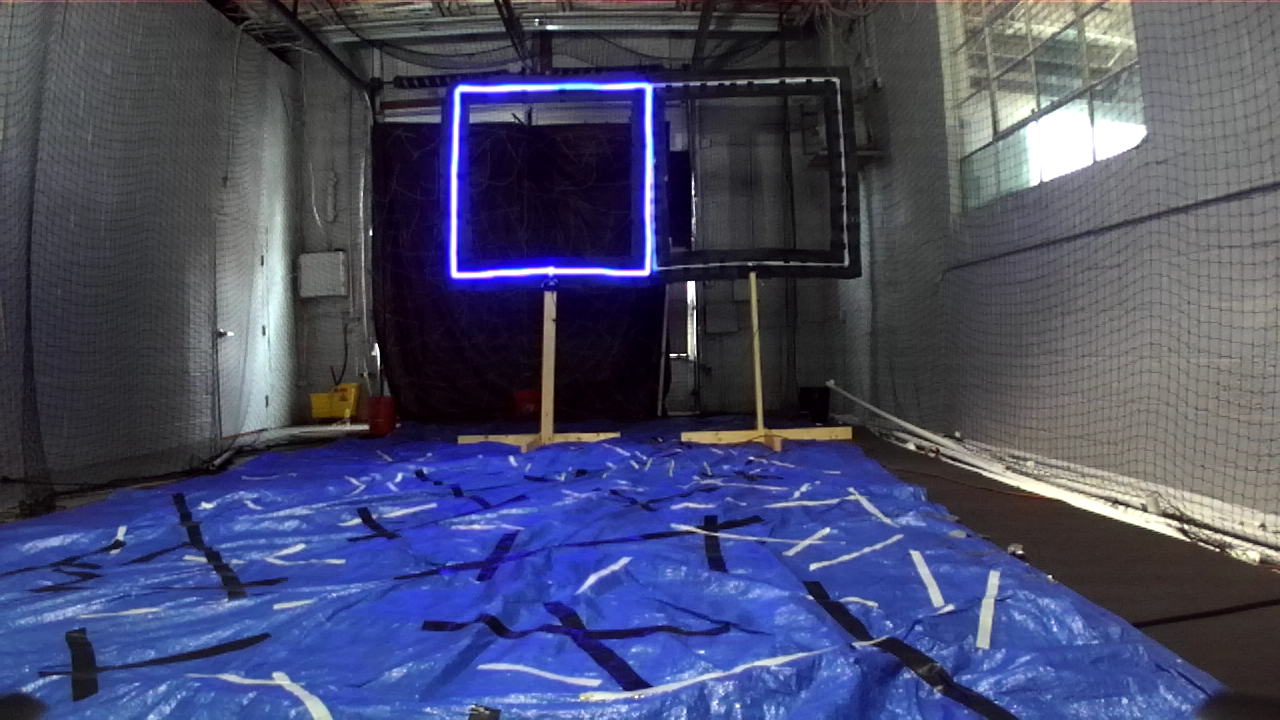
#> input picture vision_scripts/test_image.png, 1280 x 720 px, given in place of dual_image_video_blue.mp4, which was not available
$ python gate_extraction_video_stereo.py   (older library calls are emulated)
#> lines starting #> are read from the running program, lines starting #| are printed output that depends on the picture; after the words box and inside, x2 and y2 are one past the last pixel; in counts of white or black regions, pixels touching at a corner belong together; pictures that were not available may be replaced by others from this repository, and a replacement may not be noted
#> in main, img is the input picture: shape (720, 1280, 3); mean B, G, R 105.1, 74.8, 71.3
#!/usr/bin/python
import cv2
#import tf.transformations as tfs
import numpy as np
import math
from time import strftime, localtime, time
import matplotlib.pyplot as plt

'''
VideoCapture settings:
0. CV_CAP_PROP_POS_MSEC Current position of the video file in milliseconds.
1. CV_CAP_PROP_POS_FRAMES 0-based index of the frame to be decoded/captured next.
2. CV_CAP_PROP_POS_AVI_RATIO Relative position of the video file
3. CV_CAP_PROP_FRAME_WIDTH Width of the frames in the video stream.
4. CV_CAP_PROP_FRAME_HEIGHT Height of the frames in the video stream.
5. CV_CAP_PROP_FPS Frame rate.
6. CV_CAP_PROP_FOURCC 4-character code of codec.
7. CV_CAP_PROP_FRAME_COUNT Number of frames in the video file.
8. CV_CAP_PROP_FORMAT Format of the Mat objects returned by retrieve() .
9. CV_CAP_PROP_MODE Backend-specific value indicating the current capture mode.
10. CV_CAP_PROP_BRIGHTNESS Brightness of the image (only for cameras).
11. CV_CAP_PROP_CONTRAST Contrast of the image (only for cameras).
12. CV_CAP_PROP_SATURATION Saturation of the image (only for cameras).
13. CV_CAP_PROP_HUE Hue of the image (only for cameras).
14. CV_CAP_PROP_GAIN Gain of the image (only for cameras).
15. CV_CAP_PROP_EXPOSURE Exposure (only for cameras).
16. CV_CAP_PROP_CONVERT_RGB Boolean flags indicating whether images should be converted to RGB.
17. CV_CAP_PROP_WHITE_BALANCE Currently unsupported
18. CV_CAP_PROP_RECTIFICATION Rectification flag for stereo cameras (note: only supported by DC1394 v 2.x backend currently)

'''

# Camera Matrix
cameraMatrix = np.array([[700.0499877929688, 0.0, 637.5999755859375],
							[0.0, 700.0499877929688, 382.5060119628906],
							[0.0, 0.0, 1.0]])

# Distortion Coefficients
distCoeffs = np.array([-0.1740500032901764, 0.028304599225521088, 0.0, 0.0, 0.0])


# [24 lines left out: functions rvec2quat, quat2euler, solidity, not called in this run]


def aspectRatio(contour):
	x,y,w,h = cv2.boundingRect(contour)
	return float(w)/h


# [7 lines left out: function annotateCorners, not called in this run]


def detect_gate_pose(img, hsv_thresh_low, hsv_thresh_high):
	'''
	Description: The functiont takes in an image and hsv threshold values, detects
				the largest 4-sided polygon and returns its corner coordinates.
	@params:
	img: CV2 RGB Image
	hsv_threshold_low: Low threshold for color detection in HSV format, numpy array of length 3
	hsv_threshold_high: High threshold for color detection in HSV format, numpy array of length 3

	@return:
	contour: Numpy array of 4 coordinates of contour corners
	'''
#> called with hsv_thresh_low = (90, 50, 50), hsv_thresh_high = (130, 255, 255)
	height, width, depth = img.shape
#> height = 720; width = 1280; depth = 3
	half_width = int(width/2)
#> half_width = 640

	# Separate left and right images
	left_img = img[:height, :int(width/2)]
	right_img = img[:height, int(width/2):width]
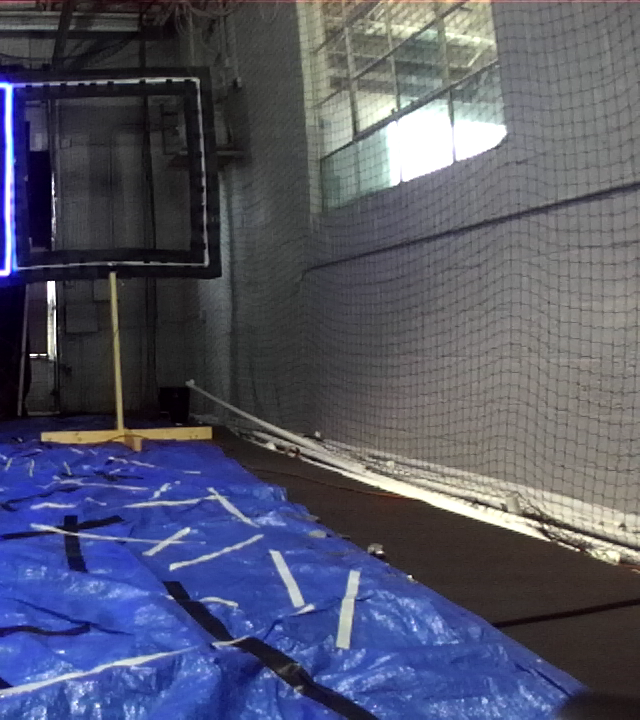
#> right_img: shape (720, 640, 3); mean B, G, R 105.6, 85.7, 83.1

	## Undistort images
	left_img = cv2.undistort(left_img, cameraMatrix, distCoeffs)
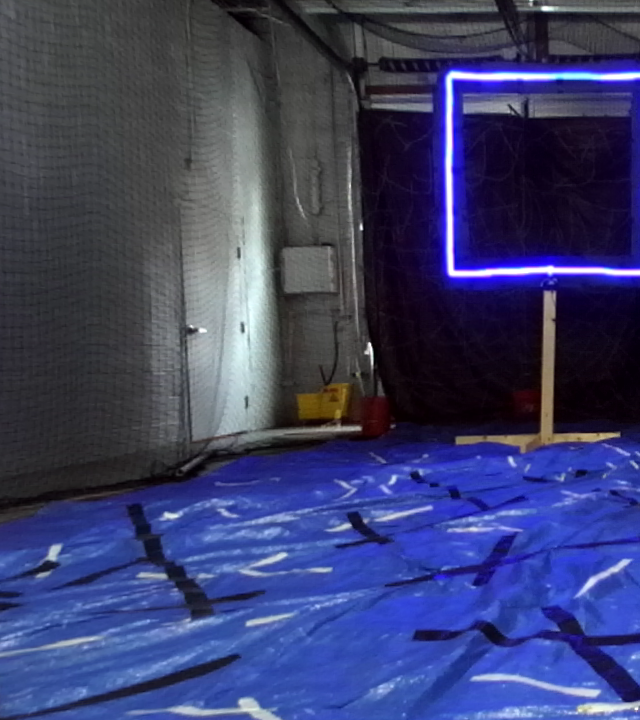
#> left_img: shape (720, 640, 3); mean B, G, R 106.4, 64, 59.6
	right_img = cv2.undistort(right_img, cameraMatrix, distCoeffs)
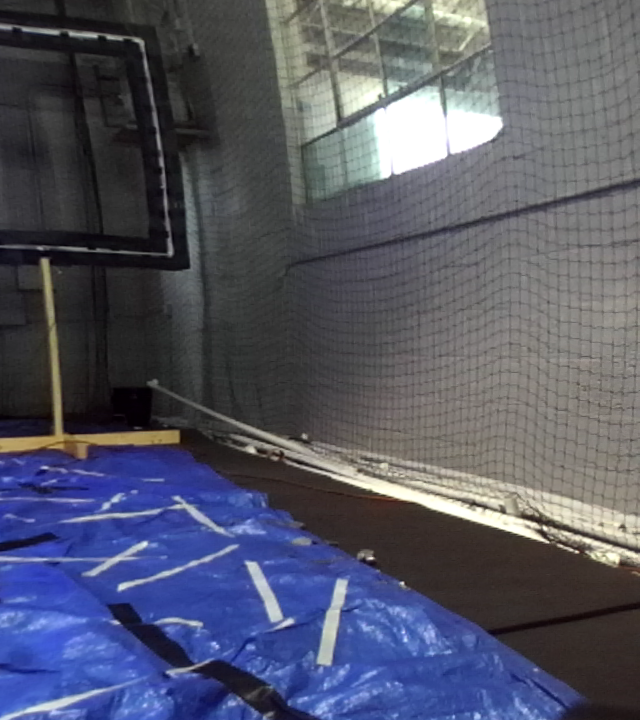
#> right_img: shape (720, 640, 3); mean B, G, R 103, 86.8, 84.3
	img = np.concatenate((left_img, right_img), axis=1)

	# [21 lines of commented-out code are left out]
	left_hsv = cv2.cvtColor(left_img, cv2.COLOR_BGR2HSV)
#> left_hsv: shape (720, 640, 3); mean H, S, V 104.3, 112.5, 107.6
	#right_hsv = cv2.cvtColor(right_img, cv2.COLOR_BGR2HSV)
	left_mask = cv2.inRange(left_hsv, hsv_thresh_low, hsv_thresh_high)
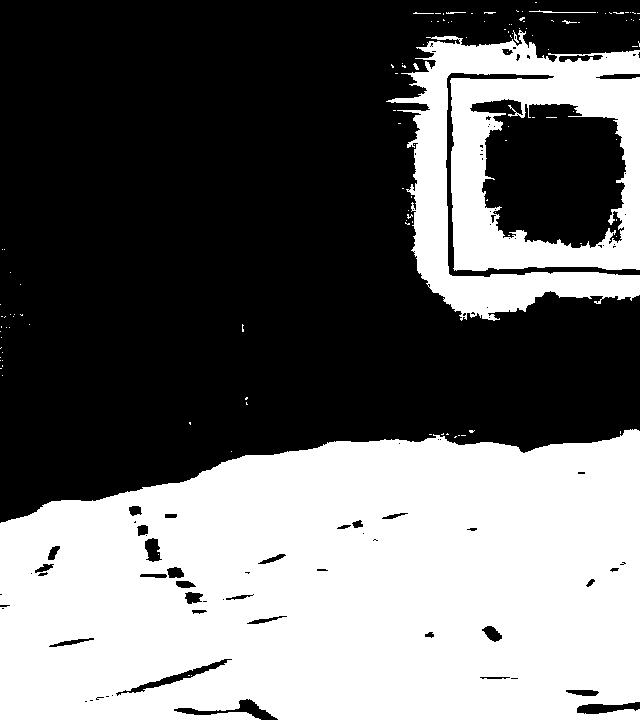
#> left_mask: shape (720, 640); 43% white; 119 white regions (111 under 20 px)
	#right_mask = cv2.inRange(right_hsv, hsv_thresh_low, hsv_thresh_high)
	left_mask = cv2.GaussianBlur(left_mask,(3,3), 2)
	# [21 lines of commented-out code are left out]
	contours, hierarchy = cv2.findContours(left_mask, cv2.RETR_TREE, cv2.CHAIN_APPROX_SIMPLE)
#> contours = 116 contours, 73 with area under 20; largest, box (x1, y1, x2, y2) and area: (0, 428, 640, 720) 164424, (385, 27, 640, 322) 56670, (482, 104, 625, 248) 15870, (471, 100, 522, 114) 444, (131, 659, 227, 692) 385
	# [13 lines of commented-out code are left out]
	quadrl=[]
	for cnt in contours:
		approx = cv2.approxPolyDP(cnt,0.10*cv2.arcLength(cnt,True),True)
		if len(approx) == 4:
			quadrl.append(approx)
#> this loop made 116 passes
#> approx on passes 1 to 12: [[230, 450], [230, 452], [232, 452], [232, 450]], [[453, 438], [466, 434]], [[468, 429], [469, 433], [475, 431]], [[639, 429], [0, 719], [639, 719]], [[177, 710], [216, 712]], [[568, 691], [597, 692]], [[226, 660], [131, 690]], [[54, 645], [55, 644], [56, 645], [55, 646]], [[79, 641], [58, 644]], [[78, 640], [83, 640]], [[433, 635], [425, 635], [430, 632]], [[484, 629], [490, 626], [501, 637], [493, 640]]
#> after the loop, quadrl = 75 contours, 65 with area under 20; largest, box (x1, y1, x2, y2) and area: (495, 116, 618, 237) 13078, (149, 539, 158, 561) 160, (484, 626, 502, 641) 107, (168, 568, 184, 578) 90, (129, 506, 141, 515) 54

	#print("Contours before all filters: %d" % len(quadrl))

	# Filter contour by area: area > 500
	quadrlFiltered = list(filter(lambda x: (cv2.contourArea(x) > 1000) , quadrl))
#> quadrlFiltered = [[[495, 116], [611, 118], [617, 228], [506, 236]]]
	#print("Contours after area filter: %d" % len(quadrlFiltered))

	# Filter for contour solidity > 0.9
	#quadrlFiltered = list(filter(lambda x: (solidity(x) > 0.90) , quadrlFiltered))
	#print("Contours after solidity filter: %d" % len(quadrlFiltered))

	# Filter by contour aspect ratio: 1.20 > AR > 0.8
	quadrlFiltered = list(filter(lambda x: (aspectRatio(x) > 0.8) & (aspectRatio(x) < 1.35) , quadrlFiltered))
	# [11 lines of commented-out code are left out]
	quadrlFiltered = sorted(quadrlFiltered, key=lambda x: cv2.contourArea(x))


	if len(quadrlFiltered) > 0:
		gate_contour = quadrlFiltered[-1].reshape(4,2) # Return the largest square contour by area (returns coordinates of corners)
#> gate_contour = [[495, 116], [611, 118], [617, 228], [506, 236]]

		# Sort the points starting with top left and going anti-clockwise
		center = gate_contour.mean(axis=0)
#> center = [557.2, 174.5]
		gate_cnt_sorted = [[0,0]]*4
		for point in gate_contour:
			if point[0] < center[0] and point[1] < center[1]:
					gate_cnt_sorted[0] = point
			elif point[0] <= center[0] and point[1] >= center[1]:
					gate_cnt_sorted[1] = point
			elif point[0] > center[0] and point[1] < center[1]:
				gate_cnt_sorted[3] = point
			else:
				gate_cnt_sorted[2] = point
#> this loop made 4 passes
#> after the loop, gate_cnt_sorted = [[495, 116], [506, 236], [617, 228], [611, 118]]

		gate_cnt_sorted = np.array(gate_cnt_sorted)

		convolve_img = []
		for left_point in gate_cnt_sorted:
			#left_point = gate_cnt_sorted[2]
			left_point.reshape(1,2)

			#print("H:{}, W:{}".format(height, width))

			# Extract Kernel from left gray image
			delta = int(0.02*half_width)
			kernel_left = left_img[left_point[1]-delta:left_point[1]+delta , left_point[0]-delta:left_point[0]+delta]
			# [6 lines of commented-out code are left out]
			min_cost_x = delta
			min_cost = 1000000
			cost_function = []
			for x in range(delta+1, half_width-delta-1):
				kernel_right = right_img[left_point[1]-delta:left_point[1]+delta , x-delta:x+delta]
				if kernel_left.shape != kernel_right.shape:
					continue
				cost = np.square(np.subtract(kernel_left, kernel_right)).sum() + (left_point[0] - x)**2
				cost_function.append(cost)
				if cost <= min_cost:
					min_cost_x = x
					min_cost = cost

			con_img = cv2.filter2D(right_img,-1,kernel_left)
			#convolve_img.append(con_img)


			print("Left x: {}".format(left_point[0]))
			print("Min cost x: {}".format(min_cost_x))

			#matched_right = right_img[left_point[1]-delta:left_point[1]+delta , min_cost_x-delta:min_cost_x+delta]
			#cv2.imshow("Matched", matched_right)

			# Draw matched portions
			cv2.rectangle(img, (left_point[0]-delta, left_point[1]-delta), (left_point[0]+delta, left_point[1]+delta), (255,0,0), 2)
			cv2.rectangle(img, (min_cost_x-delta+half_width, left_point[1]-delta), (min_cost_x+delta+half_width, left_point[1]+delta), (255,0,0), 2)
#> this loop made 4 passes
#| Left x: 495
#| Min cost x: 514
#| Left x: 506
#| Min cost x: 537
#| Left x: 617
#| Min cost x: 618
#| Left x: 611
#| Min cost x: 577
#> pass 1, in detect_gate_pose, `kernel_left = left_img[left_point[1]-delta:left_point[1]+delta , left_..`:
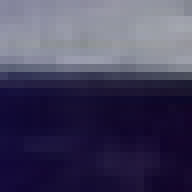
#> kernel_left: shape (24, 24, 3) (shown 8 times larger); mean B, G, R 93.1, 65.2, 68.9
#> after the loop:
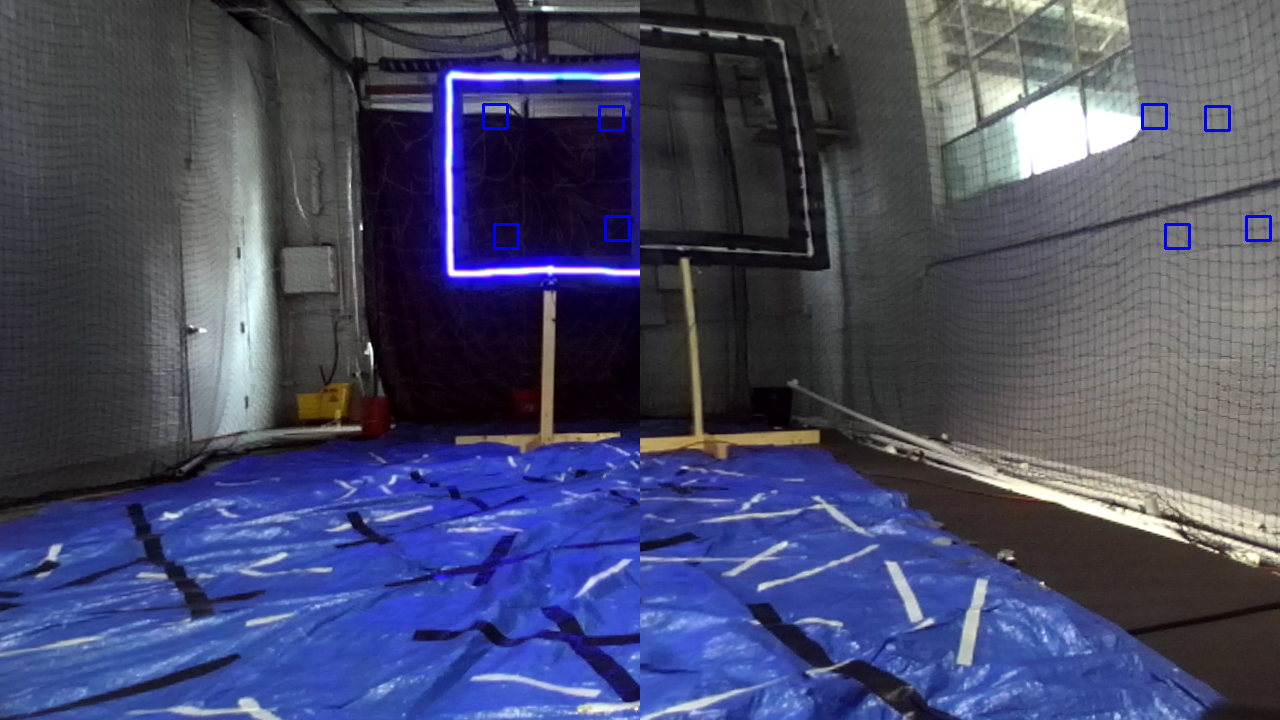
#> img: shape (720, 1280, 3); mean B, G, R 105.1, 75.2, 71.7
#> after the loop:
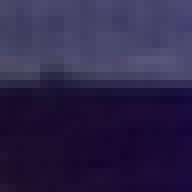
#> kernel_left: shape (24, 24, 3) (shown 8 times larger); mean B, G, R 73.1, 36.5, 45.3


		cv2.imshow("Feature Image", img)


		cv2.imshow("Convolution image", con_img)

		# Calculate disparity between the two points
		disparity = left_point[0] - min_cost_x
#> disparity = 34
		print("Disparity: {}".format(disparity))
#| Disparity: 34
		return disparity
	else:
		print("No gate detected!")
		return np.nan


# [69 lines left out: functions rectifyStereoImage, getGatePosePnP, getDisparity, not called in this run]


def main():
	# Load image
	#img = cv2.imread('images/gates.png', 1)

	#cap = cv2.VideoCapture(0)
	#cap.set(5, 100)

	# Gate points:
	#[[[299 118]]

	 #[[289 204]]

	 #[[377 215]]

	 #[[387 130]]]

	gate_side = 103
	objectPoints = np.array([
			(-gate_side/2, -gate_side/2, 0.0),
			(-gate_side/2, gate_side/2, 0.0),
			(gate_side/2, gate_side/2, 0.0),
			(gate_side/2, -gate_side/2, 0.0)
		])


	cap = cv2.VideoCapture("videos/dual_image_video_blue.mp4")
	#cap = cv2.VideoCapture(0)

	# 720p : 2560x720 : 60 FPS
	# WVGA : 1344x376 : 100 FPS
	cap.set(5, 100)	# FPS
	cap.set(3, 2560)# Image Width
	cap.set(4, 720)	# Image Height
	cap.set(10, 0.8) # Brightness
	cap.set(11, 0.5) # Contrast
	cap.set(12, 0.5) # Saturation
	#cap.set(13, 0.0) # Hue

	frame_width = int(cap.get(3) / 2)
	frame_height = int(cap.get(4))
	print(frame_width, frame_height)

	VIDEO_RECORDING = False

	if VIDEO_RECORDING:
		# Define the codec and create VideoWriter object.The output is stored in 'outpy.avi' file.
		filename = 'videos/gate_detection_'+ strftime("%d-%b-%Y_%H-%M-%S", localtime()) + '.mp4'
		out = cv2.VideoWriter(filename,cv2.VideoWriter_fourcc('M','J','P','G'), 20, (frame_width,frame_height))

	## Color thresholds
	# Blue gate
	hsv_thresh_low = (90, 50, 50)
	hsv_thresh_high = (130, 255, 255)

	# [15 lines of commented-out code are left out]


	while(cap.isOpened()):
		start = time()
		ret, img = cap.read()

		if ret:
			#left_img = img[0:frame_height, 0:frame_width]
			#right_img = img[0:frame_height, frame_width: 2*frame_width]

			pose = detect_gate_pose(img, hsv_thresh_low, hsv_thresh_high)
#> pose = 34

			# [23 lines of commented-out code are left out]
			print("Detection rate: {} Hz".format(1/float(time() - start)))
			# [4 lines of commented-out code are left out]

			if cv2.waitKey(50) & 0xFF == ord('q'):
#> (key q is pressed here)
				break
			if VIDEO_RECORDING:
				out.write(img)

		else:
			break

	cap.release()
	if VIDEO_RECORDING:
		out.release()
	cv2.destroyAllWindows()


if __name__ == '__main__':
	main()
